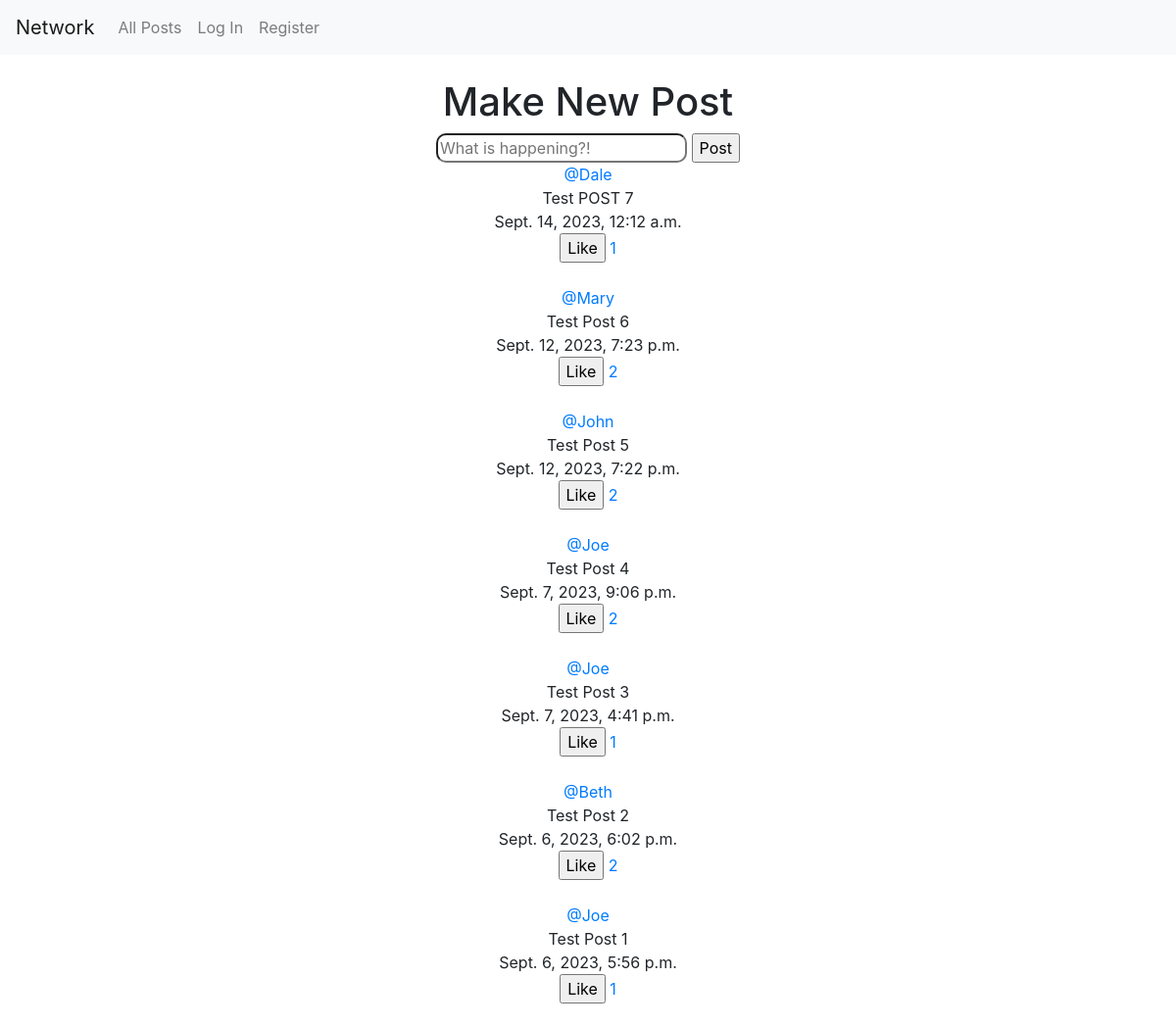
Before: / with the older database file.
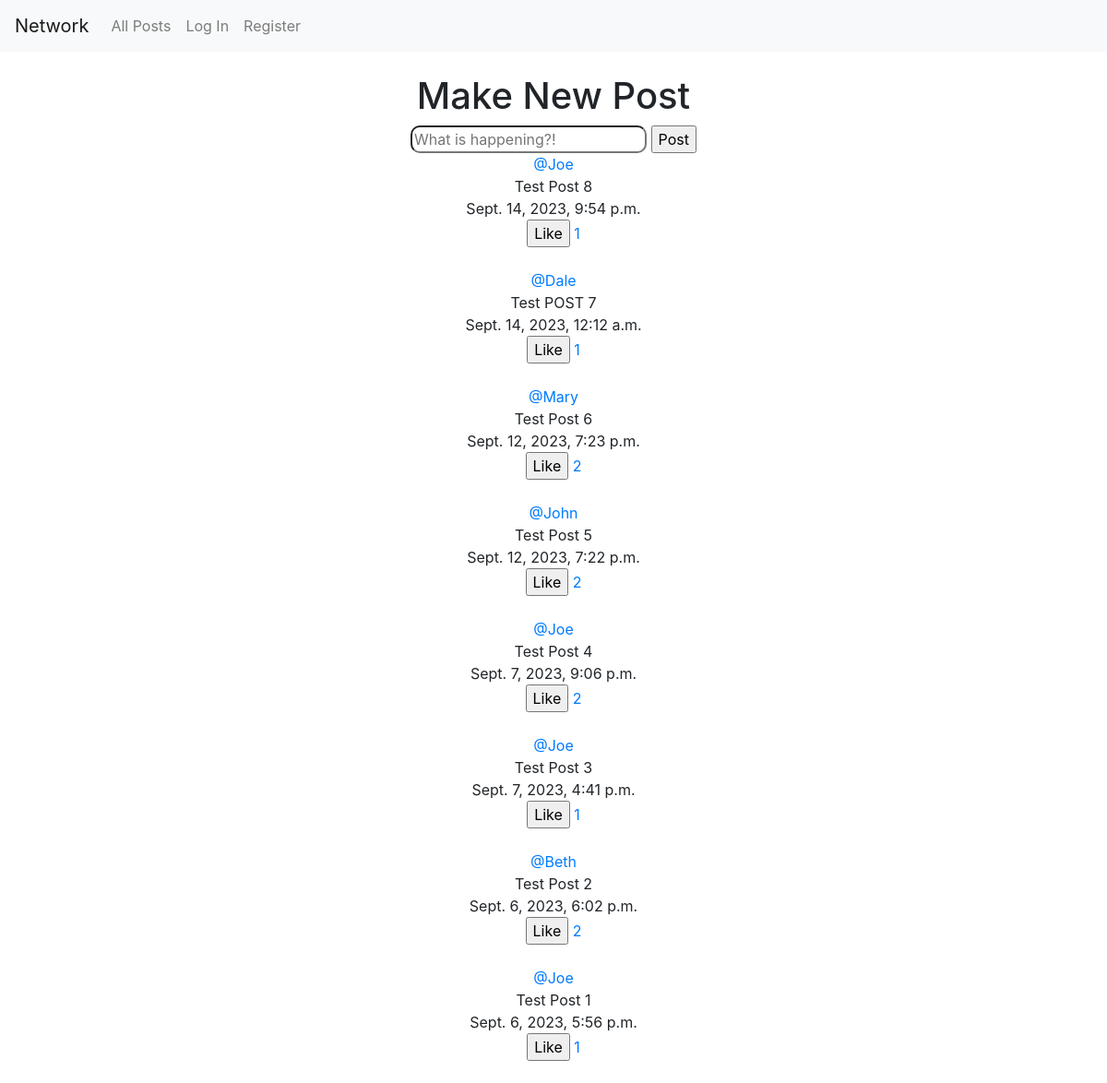
After: the same page with the newer database file.
### network/models.py (models this page shows, shortened)
class Post(models.Model):
    user_post = models.ForeignKey(
        User, on_delete=models.CASCADE, blank=True, null=True)
    post_text = models.CharField(max_length=240)
    date_posted = models.DateTimeField(auto_now_add=True)
    number_of_likes = models.IntegerField(default=0)

class User(AbstractUser):
    pass

### network/views.py (the view, shortened to what this page needs)
# urls.py: path("", views.index, name="index"),
def index(request):
    posts = Post.objects.all().order_by("-date_posted")
    form = NewPostForm(request.POST)
    alllikes = Like.objects.all()
    return render(request, "network/index.html", {
        "post_form": NewPostForm(),
        "posts": posts,
        "alllikes": alllikes,
    })

### network/forms.py
class NewPostForm(forms.ModelForm):
    post_text = forms.CharField(max_length=240, label="", widget=forms.TextInput(
        attrs={
            'placeholder': 'What is happening?!',
            'style': 'border-radius: 10px;'
        }
    ))
    class Meta:
        model = Post
        fields = ['post_text']

### network/templates/network/index.html (shortened to what this page needs)
{% extends "network/layout.html" %}
{% block body %}
<center>
<br>
    <h1>Make New Post</h1>
    <form action="{% url 'new_post' %}" method="post" enctype="multipart/form-data">
        {{ post_form }}
        <input type="submit" value="Post">
    </form>
    <div>
        {% for post in posts %}
        <a href="/user_profile/{{post.user_post.id}}">@{{ post.user_post }}</a><br>
        {{ post.post_text }} <br>{{ post.date_posted }}<br>
        <form action="{% url 'add_like' post_id=post.id %}" method="post" enctype="multipart/form-data">
        <input type="submit" value="Like"> <a href="{% url 'likepage' post_id=post.id %}">{{ post.number_of_likes }}</a><br><br>
        </form>
        {% endfor %}
    </div>
</center>
{% endblock %}

Changed rows visible on the page:
added Post: user_post "Joe", post_text "Test Post 8", date_posted "Sept. 14, 2023, 9:54 p.m.", number_of_likes "1"
